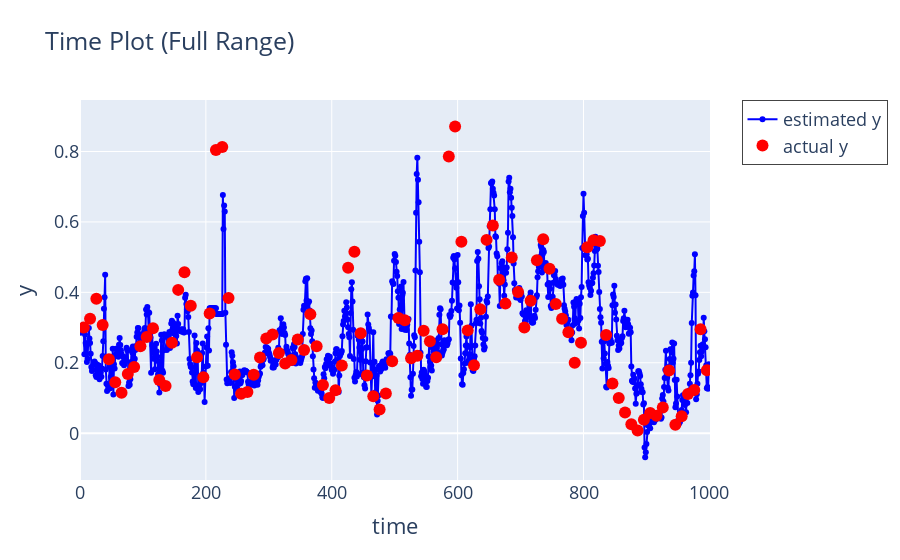
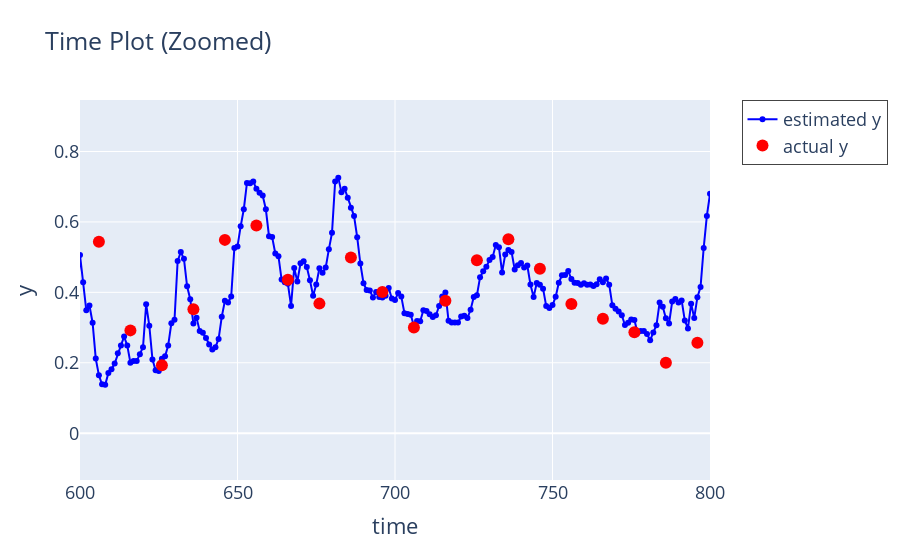

The notebook cell these images were saved under, in order:
### Markdown cell above
初期のデータセット、パラメーターでは一番 "mwpls" の精度が一番良い

### Code cell
import plotly.graph_objects as go

# 実測値と推定値
time = range(estimated_y_test_all.shape[0])  # 時間軸
estimated_y = estimated_y_test_all.iloc[:, 0]
actual_y_time = [time[i] for i in measured_index_test]
actual_y = y_measured_ys_test.iloc[:, 0]

# 図全体のプロット
fig_full = go.Figure()

# 推定値の時間プロット
fig_full.add_trace(go.Scatter(
    x=list(time),
    y=estimated_y,
    mode='lines+markers',
    name='estimated y',
    line=dict(color='blue'),
    marker=dict(color='blue')
))

# 実測値の時間プロット
fig_full.add_trace(go.Scatter(
    x=actual_y_time,
    y=actual_y,
    mode='markers',
    name='actual y',
    marker=dict(color='red', size=12)
))

# レイアウトの設定
fig_full.update_layout(
    title='Time Plot (Full Range)',
    xaxis=dict(title='time', range=[0, estimated_y_test_all.shape[0] + 1]),
    yaxis=dict(title=dataset.columns[0]),
    legend=dict(x=1.05, y=1, borderwidth=1, font=dict(size=18)),
    font=dict(size=18)
)

# 描画
fig_full.show()

# 拡大版のプロット
fig_zoomed = go.Figure(fig_full)  # 全体プロットをコピー
fig_zoomed.update_layout(
    title='Time Plot (Zoomed)',
    xaxis=dict(range=[600, 800])
)

# 描画
fig_zoomed.show()

### Figure 1 — Plotly figure (JSON) as saved in the notebook; plotly's stock layout.template omitted (floating-point values rounded to 4 significant figures; data arrays with more than 128 entries replaced by an {"elided": "..."} marker saying what was removed)
{"data": [{"line": {"color": "blue"}, "marker": {"color": "blue"}, "mode": "lines+markers", "name": "estimated y", "type": "scatter", "x": {"elided": "1000 int values"}, "y": {"elided": "1000 float values"}}, {"marker": {"color": "red", "size": 12}, "mode": "markers", "name": "actual y", "type": "scatter", "x": [6, 16, 26, 36, 46, 56, 66, 76, 86, 96, 106, 116, 126, 136, 146, 156, 166, 176, 186, 196, 206, 216, 226, 236, 246, 256, 266, 276, 286, 296, 306, 316, 326, 336, 346, 356, 366, 376, 386, 396, 406, 416, 426, 436, 446, 456, 466, 476, 486, 496, 506, 516, 526, 536, 546, 556, 566, 576, 586, 596, 606, 616, 626, 636, 646, 656, 666, 676, 686, 696, 706, 716, 726, 736, 746, 756, 766, 776, 786, 796, 806, 816, 826, 836, 846, 856, 866, 876, 886, 896, 906, 916, 926, 936, 946, 956, 966, 976, 986, 996], "y": [0.3, 0.325, 0.382, 0.307, 0.21, 0.145, 0.115, 0.168, 0.188, 0.247, 0.273, 0.298, 0.151, 0.134, 0.257, 0.407, 0.457, 0.362, 0.216, 0.159, 0.34, 0.804, 0.813, 0.384, 0.167, 0.112, 0.117, 0.166, 0.215, 0.269, 0.28, 0.228, 0.198, 0.208, 0.266, 0.236, 0.338, 0.247, 0.137, 0.1, 0.122, 0.192, 0.47, 0.515, 0.284, 0.164, 0.105, 0.0671, 0.113, 0.204, 0.327, 0.321, 0.213, 0.22, 0.291, 0.261, 0.216, 0.295, 0.786, 0.871, 0.544, 0.292, 0.193, 0.352, 0.549, 0.59, 0.436, 0.368, 0.499, 0.401, 0.3, 0.376, 0.491, 0.551, 0.467, 0.367, 0.325, 0.287, 0.2, 0.257, 0.528, 0.548, 0.546, 0.279, 0.141, 0.0998, 0.0591, 0.0256, 0.00787, 0.0382, 0.0573, 0.0493, 0.073, 0.178, 0.0241, 0.0478, 0.111, 0.123, 0.295, 0.179]}], "layout": {"font": {"size": 18}, "legend": {"borderwidth": 1, "font": {"size": 18}, "x": 1.05, "y": 1}, "title": {"text": "Time Plot (Full Range)"}, "xaxis": {"range": [0, 1001], "title": {"text": "time"}}, "yaxis": {"title": {"text": "y"}}}}

### Figure 2 — Plotly figure (JSON) as saved in the notebook; plotly's stock layout.template omitted (floating-point values rounded to 4 significant figures; data arrays with more than 128 entries replaced by an {"elided": "..."} marker saying what was removed)
{"data": [{"line": {"color": "blue"}, "marker": {"color": "blue"}, "mode": "lines+markers", "name": "estimated y", "type": "scatter", "x": {"elided": "1000 int values"}, "y": {"elided": "1000 float values"}}, {"marker": {"color": "red", "size": 12}, "mode": "markers", "name": "actual y", "type": "scatter", "x": [6, 16, 26, 36, 46, 56, 66, 76, 86, 96, 106, 116, 126, 136, 146, 156, 166, 176, 186, 196, 206, 216, 226, 236, 246, 256, 266, 276, 286, 296, 306, 316, 326, 336, 346, 356, 366, 376, 386, 396, 406, 416, 426, 436, 446, 456, 466, 476, 486, 496, 506, 516, 526, 536, 546, 556, 566, 576, 586, 596, 606, 616, 626, 636, 646, 656, 666, 676, 686, 696, 706, 716, 726, 736, 746, 756, 766, 776, 786, 796, 806, 816, 826, 836, 846, 856, 866, 876, 886, 896, 906, 916, 926, 936, 946, 956, 966, 976, 986, 996], "y": [0.3, 0.325, 0.382, 0.307, 0.21, 0.145, 0.115, 0.168, 0.188, 0.247, 0.273, 0.298, 0.151, 0.134, 0.257, 0.407, 0.457, 0.362, 0.216, 0.159, 0.34, 0.804, 0.813, 0.384, 0.167, 0.112, 0.117, 0.166, 0.215, 0.269, 0.28, 0.228, 0.198, 0.208, 0.266, 0.236, 0.338, 0.247, 0.137, 0.1, 0.122, 0.192, 0.47, 0.515, 0.284, 0.164, 0.105, 0.0671, 0.113, 0.204, 0.327, 0.321, 0.213, 0.22, 0.291, 0.261, 0.216, 0.295, 0.786, 0.871, 0.544, 0.292, 0.193, 0.352, 0.549, 0.59, 0.436, 0.368, 0.499, 0.401, 0.3, 0.376, 0.491, 0.551, 0.467, 0.367, 0.325, 0.287, 0.2, 0.257, 0.528, 0.548, 0.546, 0.279, 0.141, 0.0998, 0.0591, 0.0256, 0.00787, 0.0382, 0.0573, 0.0493, 0.073, 0.178, 0.0241, 0.0478, 0.111, 0.123, 0.295, 0.179]}], "layout": {"font": {"size": 18}, "legend": {"borderwidth": 1, "font": {"size": 18}, "x": 1.05, "y": 1}, "title": {"text": "Time Plot (Zoomed)"}, "xaxis": {"range": [600, 800], "title": {"text": "time"}}, "yaxis": {"title": {"text": "y"}}}}
